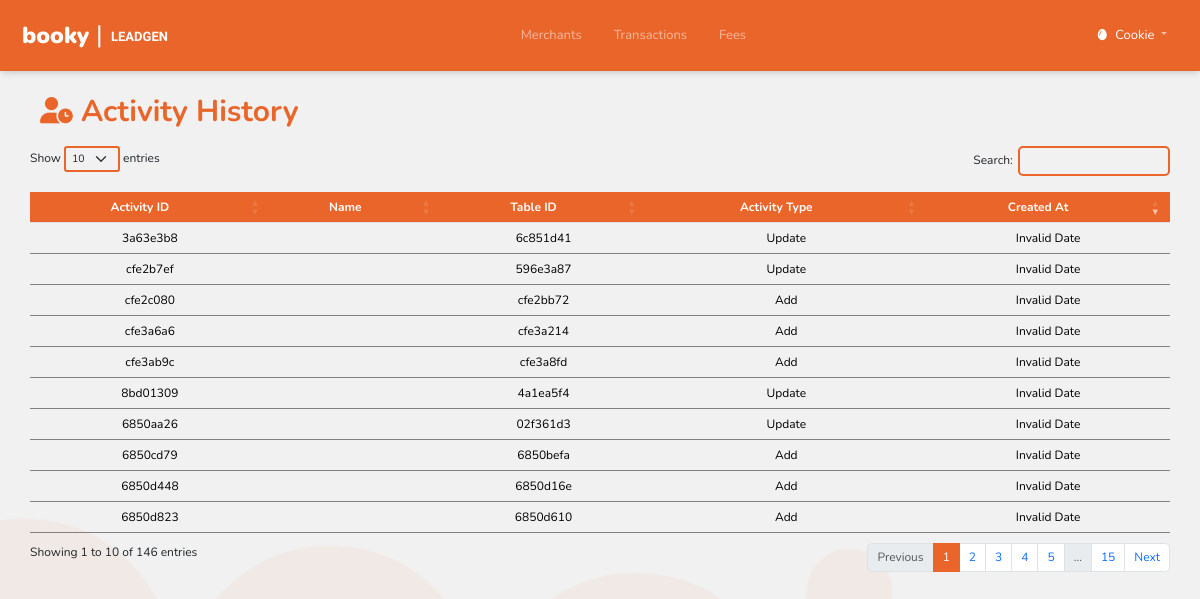
The page /activity_history/index.php (signed in) on the database its author committed.
### tables this page shows
CREATE TABLE `user` (
  `user_id` varchar(36) NOT NULL,
  `email_address` varchar(100) NOT NULL,
  `password` varchar(100) NOT NULL,
  `name` varchar(100) NOT NULL,
  `type` enum('Admin','User') NOT NULL DEFAULT 'User',
  `status` enum('Active','Inactive') NOT NULL DEFAULT 'Inactive',
  `created_at` timestamp NOT NULL DEFAULT current_timestamp(),
  `updated_at` timestamp NOT NULL DEFAULT current_timestamp()
);

CREATE TABLE `activity_history` (
  `activity_id` varchar(36) NOT NULL,
  `user_id` varchar(36) DEFAULT NULL,
  `table_name` varchar(50) NOT NULL,
  `table_id` varchar(36) NOT NULL,
  `activity_type` enum('Add','Update','Delete','Login') NOT NULL,
  `description` text NOT NULL,
  `created_at` timestamp NOT NULL DEFAULT current_timestamp(),
  `updated_at` timestamp NOT NULL DEFAULT current_timestamp()
);

### activity_history/index.php (the view, shortened to what this page needs)
<?php require_once("../header.php")?>
<?php
function displayPGFeeRate() {
    global $conn, $type;
    $sql = "SELECT ah.*, u.name AS user_name
            FROM activity_history AS ah
            LEFT JOIN user AS u ON ah.user_id = u.user_id
            ORDER BY ah.created_at DESC";
    $result = $conn->query($sql);
    if ($result->num_rows > 0) {
        while ($row = $result->fetch_assoc()) {
            $shortActivityId = substr($row['activity_id'], 0, 8);
            $userName = $row['user_name'];
            $shortTableId = substr($row['table_id'], 0, 8);
            echo "<tr data-id='" . $row['activity_id'] . "' class='message-row'>";
            echo "<td class='message-cell' style='text-align:center;'>" . $shortActivityId . "</td>";
            echo "<td class='message-cell' style='text-align:center;'>" . $userName . "</td>";
            echo "<td class='message-cell' style='text-align:center;'>" . $shortTableId . "</td>";
            echo "<td class='message-cell' style='text-align:center;'>" . $row['activity_type'] . "</td>";
            echo "<td class='message-cell' style='text-align:center;'>" . $row['created_at'] . "</td>";
            echo "</tr>";
        }
    }
}
?>
<!DOCTYPE html>
<html lang="en">
<head>
  <link href="https://cdn.jsdelivr.net/npm/bootstrap@5.3.3/dist/css/bootstrap.min.css" rel="stylesheet">
  <link rel='stylesheet' href='https://cdn.datatables.net/1.13.5/css/dataTables.bootstrap5.min.css'>
  <link rel='stylesheet' href='https://cdnjs.cloudflare.com/ajax/libs/font-awesome/4.6.3/css/font-awesome.min.css'>
  <link rel="stylesheet" href="../style.css">
</head>
<body>
<div class="cont-box">
  <div class="custom-box pt-4">
  <div class="sub" style="text-align:left;">
  <div class="add-btns">
    <p class="title"><i class="fa-solid fa-user-clock fa-sm"></i> Activity History</p>
</div>
    <div class="content" style="width:95%;margin-left:auto;margin-right:auto;">
        <table id="example" class="table bord" style="width:100%;">
        <thead>
            <tr>
                <th>Activity ID</th>
                <th>Name</th>
                <th>Table ID</th>
                <th>Activity Type</th>
                <th>Created At</th>
            </tr>
        </thead>
        <tbody id="dynamicTableBody">
        <?php displayPGFeeRate(); ?>
        </tbody>
    </table>
  </div>
</div>
</div>
</body>
</html>

### header.php (shortened to what this page needs)
<?php
$name = $_SESSION['name'] ?? '';
include_once($_SERVER['DOCUMENT_ROOT'] . '/Merchant-Tool/inc/config.php');
if (isset($_SESSION['user_id'])) {
  $user_id = $_SESSION['user_id'];
  $escaped_user_id = mysqli_real_escape_string($conn, $user_id);
  $sql = "SELECT * FROM user WHERE user_id = '$escaped_user_id'";
  $result = mysqli_query($conn, $sql);
  if ($result && mysqli_num_rows($result) > 0) {
      $user_data = mysqli_fetch_assoc($result);
      $name = $user_data['name'];
  } else {
      $type = 'type';
  }
} else {
  $type = 'type';
}
?>
<!DOCTYPE html>
<html>
<head>
    <link href="https://cdn.jsdelivr.net/npm/bootstrap@5.2.3/dist/css/bootstrap.min.css" rel="stylesheet">
    <link rel="stylesheet" href="style.css">
</head>
<body>
<nav class="navbar navbar-expand-lg navbar-dark p-3">
    <div class="container-fluid">
        <a class="navbar-brand" href="/Merchant-tool/merchant/">
            <table style="border:10px;">
                <tr>
                    <th style="font-weight:900 !important;color:#fff;font-size:23px !important;padding-top:1px;">booky <span style="font-size:25px;font-weight:normal;">|</span></th>
                    <th style="font-size:13px;padding-top:4px;font-family: Nanum Gothic">&nbsp; LEADGEN</th>
                </tr>
            </table>
        </a>
        <div class="collapse navbar-collapse" id="navbarNavDropdown">
            <ul class="navbar-nav ms-auto">
                <li class="nav-item">
                    <a id="orders-link" class="nav-link mx-2" aria-current="page" href="/Merchant-Tool/merchant/" style="padding-right:10px;padding-left:10px;">Merchants</a>
                </li>
                <li class="nav-item">
                    <a id="merchants-link" class="nav-link mx-2" aria-current="page" href="/Merchant-Tool/transaction/" style="padding-right:10px;padding-left:10px;">Transactions</a>
                </li>
                <li class="nav-item">
                    <a id="pg-link" class="nav-link mx-2" aria-current="page" href="/Merchant-Tool/fee/" style="padding-right:10px;padding-left:10px;">Fees</a>
                </li>
            </ul>
            <ul class="navbar-nav ms-auto d-none d-lg-inline-flex">
                <li class="nav-item dropdown">
                    <a class="nav-link mx-2 dropdown-toggle" href="#" id="navbarDropdownMenuLink" role="button" data-bs-toggle="dropdown" aria-expanded="false">
                        <i class="fa-solid fa-egg" style="color:#fff;"></i><span style="font-size:13px;color:#fff;padding-left:5px;"><?php echo '  ' . htmlspecialchars($name); ?></span>
                    </a>
                </li>
            </ul>
        </div>
    </div>
</nav>
</body>
</html>

### style.css (style rules this page uses)
* { font-family: "Nunito", sans-serif; font-size: 12px; margin:0; }
.navbar { box-shadow: rgba(0, 0, 0, 0.1) 0px 4px 6px -1px, rgba(0, 0, 0, 0.06) 0px 2px 4px -1px; background-color: #E96529; }
th { background-color:#E96529 !important; text-align:center !important; color:#fff !important; }
a { text-decoration: none; }
td { background-color:transparent !important; border-bottom: 1px solid #808080 !important; }

### header.php (style rules this page uses)
.navbar a { font-size: 13px !important; }

### activity_history/index.php (style rules this page uses)
body { background-image: url("../images/bg_booky.png"); background-position: center; background-repeat: no-repeat; background-size: cover; background-attachment: fixed; }
.title { font-size: 30px; font-weight: bold; margin-right: auto; padding-left: 5vh; color: #E96529;" }
.add-btns { padding-bottom: 0px; padding-right: 5vh; display: flex; align-items: center; }

### rows shown on the page
user: name "Cookie"
activity_history: activity_id "3a63e3b8", table "6c851d41", activity_type "Update"
activity_history: activity_id "cfe2b7ef", table "596e3a87", activity_type "Update"
activity_history: activity_id "cfe2c080", table "cfe2bb72", activity_type "Add"
activity_history: activity_id "cfe3a6a6", table "cfe3a214", activity_type "Add"
activity_history: activity_id "cfe3ab9c", table "cfe3a8fd", activity_type "Add"
activity_history: activity_id "8bd01309", table "4a1ea5f4", activity_type "Update"
activity_history: activity_id "6850aa26", table "02f361d3", activity_type "Update"
activity_history: activity_id "6850cd79", table "6850befa", activity_type "Add"
activity_history: activity_id "6850d448", table "6850d16e", activity_type "Add"
activity_history: activity_id "6850d823", table "6850d610", activity_type "Add"
